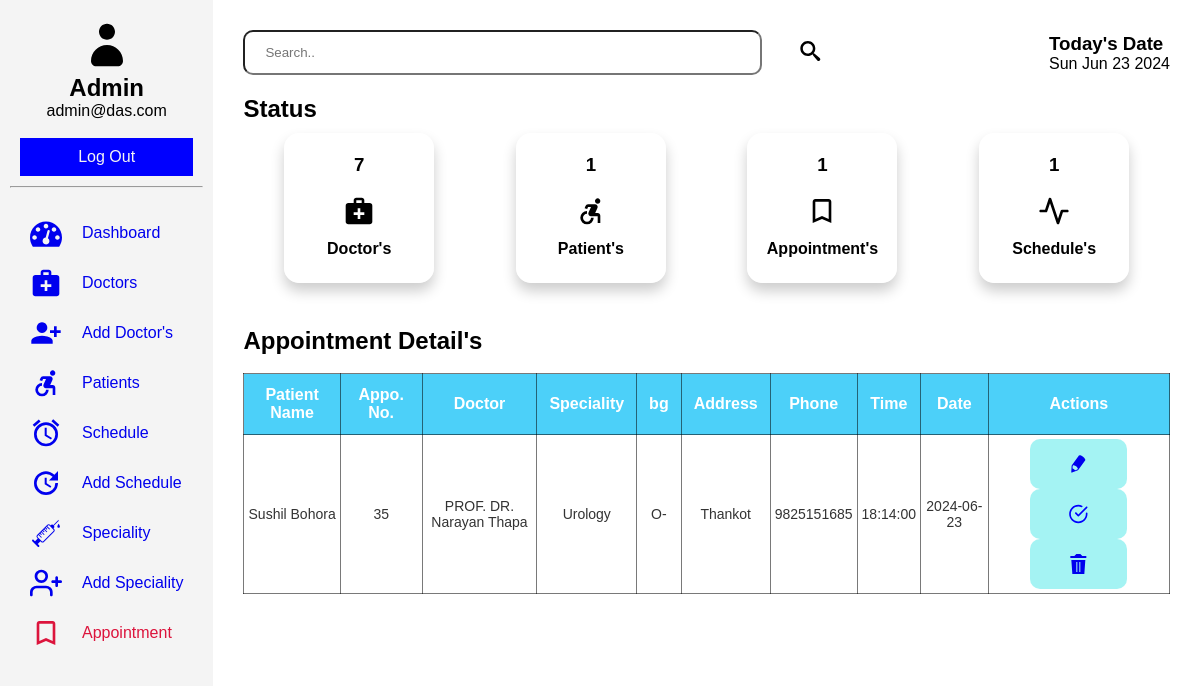
/admin/appoint.php (signed in), run on the app's committed database.
### tables this page shows
CREATE TABLE `appointment` (
  `id` int(11) NOT NULL,
  `fullname` varchar(255) NOT NULL,
  `email` varchar(255) NOT NULL,
  `phone` varchar(60) NOT NULL,
  `bg` varchar(60) NOT NULL,
  `address` varchar(255) NOT NULL,
  `sid` int(11) NOT NULL,
  `did` int(11) NOT NULL,
  `date` date NOT NULL,
  `time` time NOT NULL,
  `status` tinyint(2) DEFAULT 0
);

CREATE TABLE `doctor` (
  `id` int(11) NOT NULL,
  `fname` varchar(60) NOT NULL,
  `email` varchar(60) NOT NULL,
  `password` varchar(60) NOT NULL,
  `phone` varchar(60) NOT NULL,
  `image_name` varchar(255) NOT NULL,
  `image_path` varchar(255) NOT NULL,
  `sid` int(11) DEFAULT NULL,
  `created_at` timestamp NULL DEFAULT current_timestamp()
);

CREATE TABLE `specialities` (
  `id` int(11) NOT NULL,
  `title` varchar(60) NOT NULL,
  `description` text NOT NULL,
  `image_name` varchar(60) NOT NULL,
  `image_path` varchar(255) NOT NULL,
  `created_at` timestamp NULL DEFAULT current_timestamp()
);

### admin/appoint.php (the view, shortened to what this page needs)
<?php
    include('../connection.php');
    $keyword = isset($_GET['keyword'])  ? $_GET['keyword'] : NULL ;
    if(isset($keyword)){
        $sql = "SELECT * from appointment where fullname like '%$keyword%'";
    }else{
        $sql = "SELECT ap.id, ap.fullname, ap.phone, ap.bg, ap.address, ap.date, ap.time, sp.title, doc.fname, ap.status from appointment as ap INNER JOIN specialities as sp ON ap.sid = sp.id INNER JOIN doctor as doc ON ap.did = doc.id";
    }
    $result = mysqli_query($conn, $sql);
    $useremail = $_SESSION["username"];
    $usql = "SELECT name FROM admin where email='$useremail';";
    $uresult = mysqli_query($conn, $usql);
    $urow = mysqli_fetch_assoc($uresult);
?>
<!DOCTYPE html>
<html lang="en">
<head>
    <link rel="stylesheet" href="../assets/dash1.css">
</head>
<body>
    <section class="dashboard">
        <div class="sidebar">
            <header>
                <svg class="icon icon-user"><use xlink:href="#icon-user"></use></svg>
                <h1><?php echo $urow['name']; ?></h1>
                <p><?php echo "". $_SESSION["username"].""; ?></p><br>
                <a href="../admin/logout.php">Log Out</a>
            </header>
            <hr>
            <div class="sidebar-items">
                <ul>
                    <li><a href="../admin/dash.php" class="click"><svg class="icon icon-dashboard"><use xlink:href="#icon-dashboard"></use></svg>Dashboard</a></li>
                    <li><a href="../admin/doctor.php" class="click"><svg class="icon icon-medical_services"><use xlink:href="#icon-medical_services"></use></svg>Doctors</a></li>
                    <li><a href="../admin/add_doctors.php" class="click"><svg class="icon icon-person_add_alt_1"><use xlink:href="#icon-person_add_alt_1"></use></svg>Add Doctor's</a></li>
                    <li><a href="../admin/patients.php" class="click"><svg class="icon icon-accessible_forward"><use xlink:href="#icon-accessible_forward"></use></svg>Patients</a></li>
                    <li><a href="../admin/schedule.php" class="click"><svg class="icon icon-access_alarms"><use xlink:href="#icon-access_alarms"></use></svg>Schedule</a></li>
                    <li><a href="../admin/add_schedule.php" ><svg class="icon icon-update"><use xlink:href="#icon-update"></use></svg>Add Schedule</a></li>
                    <li><a href="../admin/speciality.php"><svg class="icon icon-injection"><use xlink:href="#icon-injection"></use></svg>Speciality</a></li>
                    <li><a href="../admin/add_speciality.php"><svg class="icon icon-user-plus"><use xlink:href="#icon-user-plus"></use></svg>Add Speciality</a></li>
                    <li class="active"><a href="../admin/appoint.php"><svg class="icon icon-bookmark_outline" class="click"><use xlink:href="#icon-bookmark_outline"></use></svg>Appointment</a></li>
                </ul>
            </div>
        </div>
        <section class="main">
            <div class="head">
                <form action="#" method="get" class="search-bar">
                    <input type="text" name="keyword" placeholder="Search..">
                    <button type="submit" class="search"><svg class="icon icon-search"><use xlink:href="#icon-search"></use></svg></button>
                </form>
                <div class="date-container">
                    <h1>Today's Date</h1>
                    <p id="date"></p>
                </div>
            </div>
            <div class="status">
                <div class="status-bar">
                    <h2>Status</h2>
                </div>
                <div class="dash-collection">
                    <div class="doc">
                        <?php
                            $dsql = "SELECT * FROM doctor";
                            $dresult = mysqli_query($conn, $dsql);
                            if($drow = mysqli_num_rows($dresult)){
                                echo '<h3>'.$drow.'</h3>';
                            }else{
                                echo '<h3>0</h3>';
                            }
                        ?>
                        <svg class="icon icon-medical_services"><use xlink:href="#icon-medical_services"></use></svg><br>
                        <h4>Doctor's</h4><br>
                    </div>
                    <div class="doc">
                        <?php
                            $psql = "SELECT * FROM patient";
                            $presult = mysqli_query($conn, $psql);
                            if($prow = mysqli_num_rows($presult)){
                                echo '<h3>'.$prow.'</h3>';
                            }else{
                                echo '<h3>0</h3>';
                            }
                        ?>
                        <svg class="icon icon-accessible_forward"><use xlink:href="#icon-accessible_forward"></use></svg><br>
                        <h4>Patient's</h4><br>
                    </div>
                    <div class="doc">
                        <?php
                            $asql = "SELECT * FROM appointment";
                            $aresult = mysqli_query($conn, $asql);
                            if($arow = mysqli_num_rows($aresult)){
                                echo '<h3>'.$arow.'</h3>';
                            }else{
                                echo '<h3>0</h3>';
                            }
                        ?>
                        <svg class="icon icon-bookmark_outline"><use xlink:href="#icon-bookmark_outline"></use></svg><br>
                        <h4>Appointment's</h4><br>
                    </div>
                    <div class="doc">
                        <?php
                            $ssql = "SELECT * FROM schedule";
                            $sresult = mysqli_query($conn, $ssql);
                            if($srow = mysqli_num_rows($sresult)){
                                echo '<h3>'.$srow.'</h3>';
                            }else{
                                echo '<h3>0</h3>';
                            }
                        ?>
                        <svg class="icon icon-activity"><use xlink:href="#icon-activity"></use></svg><br>
                        <h4>Schedule's</h4><br>
                    </div>
                </div>
            </div><br>
            <div class="tabular">
                <h2>Appointment Detail's</h2><br>
                <table class="table-container">
                    <thead>
                        <tr>
                            <th>Patient Name</th>
                            <th>Appo. No.</th>
                            <th>Doctor</th>
                            <th>Speciality</th>
                            <th>bg</th>
                            <th>Address</th>
                            <th>Phone</th>
                            <th>Time</th>
                            <th>Date</th>
                            <th>Actions</th>
                        </tr>
                    </thead>
                    <tbody>
                        <tr>
                            <?php
                                while($row = mysqli_fetch_assoc($result)){
                            ?>
                                <td><?php echo $row['fullname'] ?></td>
                                <td><?php echo $row['id'] ?></td>
                                <td><?php echo $row['fname']; ?></td>
                                <td><?php echo $row['title']; ?></td>
                                <td><?php echo $row['bg'] ?></td>
                                <td><?php echo $row['address'] ?></td>
                                <td><?php echo $row['phone'] ?></td>
                                <td><?php echo $row['time'] ?></td>
                                <td><?php echo $row['date'] ?></td>
                                <td class="event">
                                    <button><a href="../admin/appointment/update.php?updateid=<?php echo $row['id']; ?>"><svg class="icon icon-pencil"><use xlink:href="#icon-pencil"></use></svg></a></button>
                                    <button
                                        <?php $class = ($row['status'] == 1 || $row['status'] == 2) ? 'class="disabled"' : ''; echo ($row['status'] == 1) ? 'class="disabled" onclick="return false"' : (($row['status'] == 2) ? ' onclick="return false";' : ' onclick="return true";') ;?>><a
                                        style="<?php echo ($row['status'] == 1) ? 'color: gray;' : (($row['status'] == 2) ? 'color: blue;' : 'color: green;') ;?>" href="../admin/appointment/approve.php?approveid=<?php echo $row['id']; ?>"><svg class="icon icon-check-circle"><use xlink:href="#icon-check-circle" ></use></svg></a></button>
                                    <button><a href="../admin/appointment/delete.php?deleteid=<?php echo $row['id']; ?>"><svg class="icon icon-trash"><use xlink:href="#icon-trash"></use></svg></a></button>
                                </td>
                        </tr>
                            <?php
                                }
                            ?>
                    </tbody>
                </table>
            </div>
        </section>
    </section>
</body>
</html>

### assets/dash1.css (style rules this page uses)
* { margin: 0; padding: 0; box-sizing: border-box; }
body { font-family: Arial, sans-serif; }
.dashboard { display: grid; grid-template-columns: auto 2fr; grid-template-rows: auto 1fr; grid-template-areas: "header header" "sidebar main"; height: 100vh; }
.dashboard a { text-decoration: none; display: flex; gap: 20px; text-align: center; align-items: center; justify-content: center; }
header { grid-area: header; color: #000000; padding: 10px; text-align: center; }
header a { padding: 8px; }
header p { display: flex; text-align: center; align-items: center; justify-content: center; }
.sidebar { grid-area: sidebar; background: #f4f4f4; padding: 10px; height: auto; position: relative; }
.sidebar header>a { border: 2px solid blue; color: #f4f4f4; background-color: blue; }
.sidebar-items ul { display: flexbox; margin: 20px; text-align: center; text-decoration: none; justify-content: space-between; }
.sidebar-items li { display: flex; text-align: center; align-items: center; list-style: none; justify-content: space-between; }
li.active a { color: crimson; }
.main { grid-area: main; margin: 10px; padding: 20px; }
.head { display: flex; width: 100%; text-align: center; align-items: center; justify-content: space-between; }
.head h1, p { display: block; text-align: start; align-items: center; }
.search-bar { width: 70%; height: 45px; display: flex; gap: 5px; }
.search-bar input { padding: 20px; width: 80%; border-radius: 10px; }
.search-bar button { border: none; background-color: transparent; }
.date-container { text-align: center; }
.banner>h2, h3 { padding: 10px; }
.status { display: block; margin-top: 20px; }
.status .status-bar h2 { font-size: 200; }
.dash-collection { display: flex; flex-wrap: wrap; gap: -20px; text-align: center; justify-content: space-around; }
.dash-collection .doc { border: 1px solid rgb(255, 255, 255); border-radius: 15px; box-shadow: 0 8px 14px 0 rgba(0,0,0,0.2); height: 150px; width: 150px; margin: 10px; padding: 10px; }
.tabular { background: #fff; margin-top: 1rem; }
.table-container { width: 100%; text-align: center; }
thead { background-color: rgb(76, 208, 249); color: #fff; }
th, td, thead, tr, table { border: 1px solid rgba(0, 0, 0, 0.525); border-collapse: collapse; }
th { padding: 12px; font-size: 16px; }
td { padding: 4px; color: #333; font-size: 14px; font-weight: 400; }
.table-container button { color: aqua; background: none; cursor: pointer; }
.table-container td>button { text-align: center; color: #fff; border: none; border-radius: 10px; padding: 15px; background-color: rgba(136, 240, 240, 0.76); display: inline-flexbox; text-align: center; align-items: center; justify-content: space-around; }
.date-group label, input, button { padding: 10px; border-radius: 5px; }
.icon { display: inline-block; width: 70px; height: 50px; stroke-width: 0; stroke: currentColor; fill: currentColor; }
.icon-user { width: 2em; }
.icon-dashboard, .icon-medical_services, .icon-accessible_forward, .icon-access_alarms, .icon-bookmark_outline, .icon-activity, .icon-person_add_alt_1, .icon-add_alarm, .icon-text-document, .icon-cog, .icon-upload, .icon-user-plus, .icon-update, .icon-injection, .icon-checkmark { width: 2em; }
.icon-eye, .icon-trash, .icon-pencil, .icon-search, .icon-check-circle, .icon-checkmark { width: 5em; height: 1.5em; }

### data on the page
appointment: fullname "Sushil Bohora", id "35", did.fname "PROF. DR. Narayan Thapa", sid.title "Urology", bg "O-", address "Thankot", phone "9825151685", time "18:14:00", date "2024-06-23"

### other printed values
$urow['name'] "Admin"
$_SESSION["username"] "admin@das.com"
$drow "7"
$prow "1"
$arow "1"
$srow "1"
